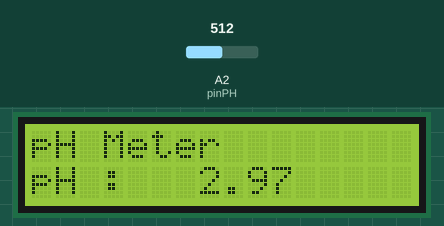
This sketch was run on a simulated Arduino Uno, built with avr-gcc and run on an emulated ATmega328P. On the bench: 16×2 character LCD. The test bench sets the inputs (shaded band); at power-on: A2 (pinPH) = 512. What the sketch prints to the serial monitor is not drawn.

Above: at 3.3 s.
3.4 s: A2 (pinPH) set to 716
At 3.52 s:
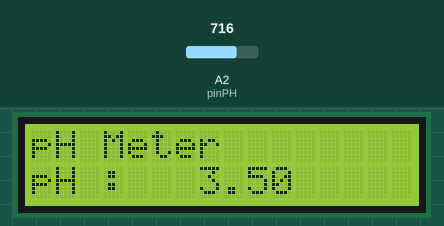
4.9 s: A2 (pinPH) set to 900
At 5.1 s:
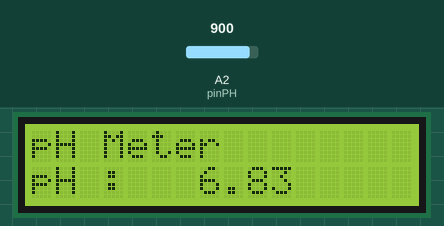
6.5 s: A2 (pinPH) set to 1023
At 6.67 s:
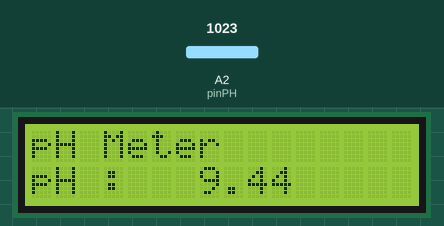

The sketch:

B500_Realisasi_FIlter_pH.ino
```cpp
/*
 * Nama   : Devandri Suherman
 * NIM    : 191354007
 * Matkul : Sistem Kendali Digital
 * Judul  : PROYEK MANDIRI - Realisasi Filter
 *          IIR Sensor pH
 * Tanggal: Sabtu, 8 Januari 2022
 */

#include <Wire.h> //Library I2C
#include <LiquidCrystal_I2C.h> //Library LCD I2C
LiquidCrystal_I2C lcd(0x27,16,2);


const int pinPH = A2;
int nilaiSensor = 0;
unsigned long int rataADCPH;
int bufADCPH[10], temp;

//Deklarasi Variabel
 float SV, PV, PVf, PVf_1, fc, RC, fc1, RC1, a;
 int MV;
 unsigned long t;
 double t_1, Ts;

void setup (){
  Serial.begin(9600);
  lcd.init();
  lcd.begin(16,2);
  lcd.backlight();
  lcd.setCursor(0,0); // kolom x baris
  lcd.print("pH Meter");
  delay(2000);
  fc=0.819; //pergeseran 1 dekade
  RC=1/(6.28*fc);
  Ts=0.01; //Hasil Pengukuran
  a=RC/Ts;
  PVf_1=0;
}


void loop(){
  for(int i = 0; i<10; i++){
    bufADCPH[i] = analogRead(pinPH);
    delay(10);
  }

  for (int i = 0; i<9; i++){
    for(int j=i+1;j<10;j++){
      if (bufADCPH[i]>bufADCPH[j]){
        temp =bufADCPH[i];
        bufADCPH[i] = bufADCPH[j];
        bufADCPH[j] = temp;
      }
    }
  }
  rataADCPH=0;
  for(int i = 2; i<8; i++){
    rataADCPH+=bufADCPH[i];
  }

  float teganganPH = (float)rataADCPH*5.0/1024/6;
  float nilaipH = 2.101628 * teganganPH + 2.917;

   ///Mengecek nilai Ts
  t_1=t;
  t=millis();
  Ts=(t - t_1)/1000; //Ts dalam
  Serial.println(Ts);
  //[5]. Filter IIR
  PVf=(nilaipH+a*PVf_1)/(a+1);


  Serial.print(1);
  Serial.print(" ");
  Serial.print(14);
  Serial.print(" ");
  Serial.print(nilaipH);
  Serial.print(" ");
  Serial.println(PVf);

  lcd.setCursor(0,0); // kolom x baris
  lcd.print("pH Meter");
  lcd.setCursor(0,1);
  lcd.print("pH : ");
  lcd.setCursor(7,1);
  lcd.print(PVf);

  PVf_1 = PVf;
}
```
